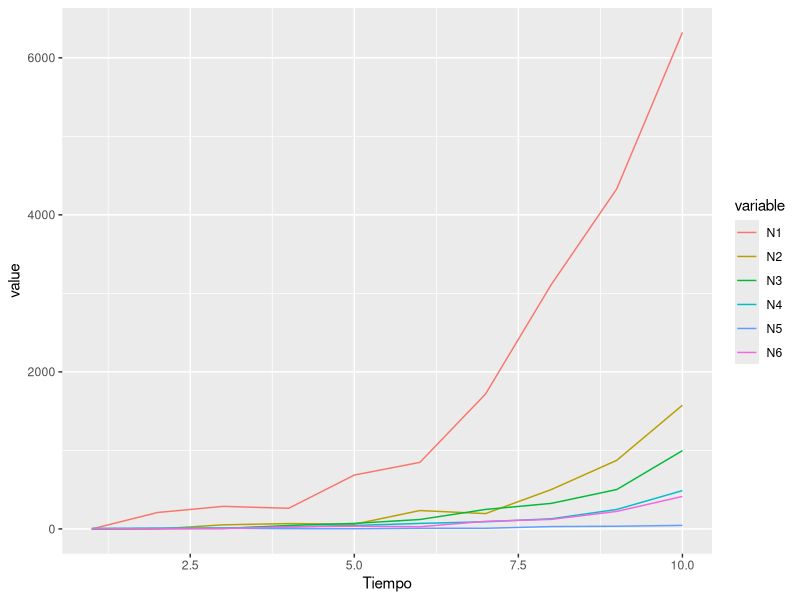

Recreate this plot in R.
A <- as.matrix(read.csv("Scripts-R/Silene-matriz.csv"))

tiempo = 10

N <- matrix(0, nrow = 6, ncol = tiempo)

N0 <- c(0, 0, 0, 5, 5, 5)

N[, 1] <- N0

for(i in 2:tiempo){
  a <- A
  a[] <- sapply(A[], function(x){rnorm(1, x, sd = x/4)})
  a[] <- ifelse(a[] < 0, 0, a[])
  n <-  a %*% N[, i-1]
  N[, i] <- sapply(n, function(x){rpois(1, x)})
}

N.df <- data.frame(t(N))
names(N.df) <- c("N1", "N2", "N3", "N4", "N5", "N6")
N.df$Tiempo <- 1:tiempo

N.m <- reshape2::melt(N.df, id.vars = "Tiempo")

library(ggplot2)

ggplot(N.m) + geom_line(aes(x = Tiempo, y = value, colour = variable))
